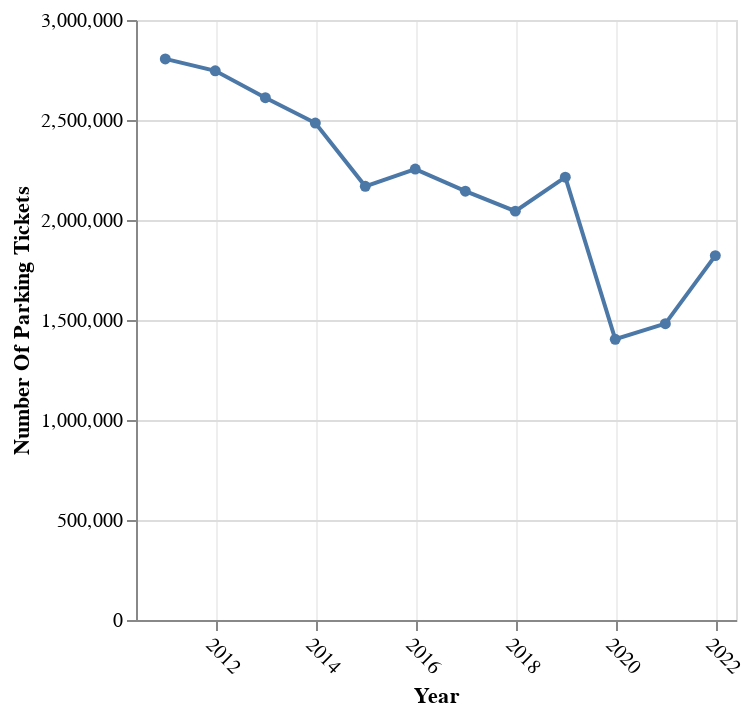

This figure's notebook cell:
### Markdown cell above
### Total number of tickets by year

### Code cell
dfy = dfid.groupby(['year'])['count'].sum().reset_index()
dfy["date"] = dfy["year"].astype(str) + "-01-01"
dfy

alt.Chart(dfy).mark_line(
     point=alt.OverlayMarkDef()
).encode(
    x=alt.X('date:T', title="Year", axis=alt.Axis(
        labelAngle=45,
        gridOpacity=0.5
    ), scale=alt.Scale(domain=["2010-06-01", "2022-06-01"])),
    y=alt.Y('count', title="Number Of Parking Tickets")
)

### Figure 1 — Vega-Lite specification as saved in the notebook (floating-point values rounded to 4 significant figures)
{"config": {"view": {"continuousWidth": 300, "continuousHeight": 300}}, "data": {"name": "data-0925d6e8fde3a1a6780612cd8dbcbc99"}, "mark": {"type": "line", "point": {}}, "encoding": {"x": {"axis": {"gridOpacity": 0.5, "labelAngle": 45}, "field": "date", "scale": {"domain": ["2010-06-01", "2022-06-01"]}, "title": "Year", "type": "temporal"}, "y": {"field": "count", "title": "Number Of Parking Tickets", "type": "quantitative"}}, "$schema": "https://vega.github.io/schema/vega-lite/v5.8.0.json", "datasets": {"data-0925d6e8fde3a1a6780612cd8dbcbc99": [{"year": 2011, "count": 2805492, "date": "2011-01-01"}, {"year": 2012, "count": 2746154, "date": "2012-01-01"}, {"year": 2013, "count": 2611575, "date": "2013-01-01"}, {"year": 2014, "count": 2484983, "date": "2014-01-01"}, {"year": 2015, "count": 2168493, "date": "2015-01-01"}, {"year": 2016, "count": 2254761, "date": "2016-01-01"}, {"year": 2017, "count": 2144225, "date": "2017-01-01"}, {"year": 2018, "count": 2044288, "date": "2018-01-01"}, {"year": 2019, "count": 2213939, "date": "2019-01-01"}, {"year": 2020, "count": 1403663, "date": "2020-01-01"}, {"year": 2021, "count": 1481709, "date": "2021-01-01"}, {"year": 2022, "count": 1821887, "date": "2022-01-01"}]}}
